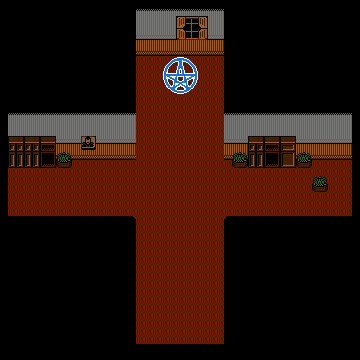

A level layout from a 2D game, rendered from its tile map. Below: a short description, then the map file with tile-grid data replaced by summaries:
An orthogonal 45x45 tile map with 8x8 px tiles, 3 tile layers (BackLayer, ColLayer, ExtraLayer), 1 hidden layer not drawn.

<map version="1.5" tiledversion="1.7.2" orientation="orthogonal" renderorder="right-down" width="45" height="45" tilewidth="8" tileheight="8" infinite="0" nextlayerid="5" nextobjectid="1">
 <editorsettings>
  <export target="Map03.json" format="json" />
 </editorsettings>
 <properties>
  <property name="Colisiona" type="bool" value="true" />
 </properties>
 <tileset firstgid="1" source="mansionNes.tsx" />
 <layer id="1" name="BackLayer" width="45" height="45">
  <data>[2025 cells, 2025 non-empty, 1 distinct tile ids]</data>
 </layer>
 <layer id="3" name="LightLayer" width="45" height="45" visible="0" opacity="0.78" offsetx="0" offsety="16">
  <data>[2025 cells, 262 non-empty, 6 distinct tile ids]</data>
 </layer>
 <layer id="2" name="ColLayer" width="45" height="45">
  <properties>
   <property name="colisiona" type="bool" value="true" />
  </properties>
  <data>[2025 cells, 1405 non-empty, 7 distinct tile ids]</data>
 </layer>
 <layer id="4" name="ExtraLayer" width="45" height="45">
  <properties>
   <property name="colisiona" type="bool" value="true" />
  </properties>
  <data>[2025 cells, 105 non-empty, 69 distinct tile ids]</data>
 </layer>
</map>
